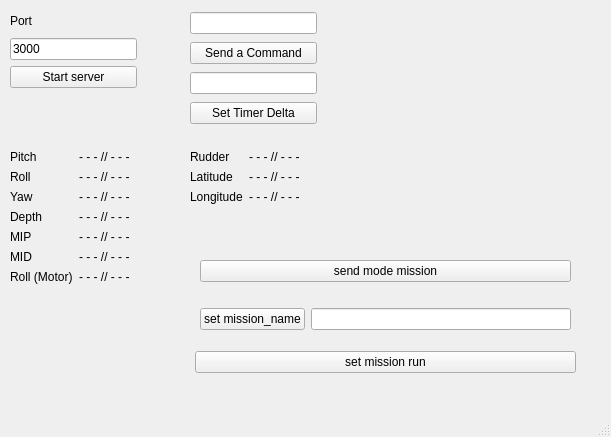
<?xml version="1.0" encoding="UTF-8"?>
<ui version="4.0">
 <class>MainWindowDT</class>
 <widget class="QMainWindow" name="MainWindowDT">
  <property name="geometry">
   <rect>
    <x>0</x>
    <y>0</y>
    <width>611</width>
    <height>437</height>
   </rect>
  </property>
  <property name="windowTitle">
   <string>MainWindowDT</string>
  </property>
  <widget class="QWidget" name="centralwidget">
   <widget class="QWidget" name="layoutWidget">
    <property name="geometry">
     <rect>
      <x>10</x>
      <y>10</y>
      <width>127</width>
      <height>78</height>
     </rect>
    </property>
    <layout class="QVBoxLayout" name="verticalLayout">
     <item alignment="Qt::AlignLeft|Qt::AlignVCenter">
      <widget class="QLabel" name="label">
       <property name="text">
        <string>Port</string>
       </property>
      </widget>
     </item>
     <item>
      <widget class="QLineEdit" name="lineEditPort">
       <property name="enabled">
        <bool>true</bool>
       </property>
       <property name="text">
        <string>3000</string>
       </property>
      </widget>
     </item>
     <item>
      <widget class="QPushButton" name="pushButtonStartServer">
       <property name="text">
        <string>Start server</string>
       </property>
      </widget>
     </item>
    </layout>
   </widget>
   <widget class="QWidget" name="formLayoutWidget">
    <property name="geometry">
     <rect>
      <x>10</x>
      <y>150</y>
      <width>151</width>
      <height>188</height>
     </rect>
    </property>
    <layout class="QFormLayout" name="formLayout">
     <item row="0" column="0">
      <widget class="QLabel" name="pitchLabel">
       <property name="text">
        <string>Pitch</string>
       </property>
      </widget>
     </item>
     <item row="0" column="1">
      <widget class="QLabel" name="pitchValue">
       <property name="text">
        <string>- - - // - - -</string>
       </property>
      </widget>
     </item>
     <item row="1" column="0">
      <widget class="QLabel" name="roleLabel">
       <property name="text">
        <string>Roll</string>
       </property>
      </widget>
     </item>
     <item row="1" column="1">
      <widget class="QLabel" name="rollValue">
       <property name="text">
        <string>- - - // - - -</string>
       </property>
      </widget>
     </item>
     <item row="2" column="0">
      <widget class="QLabel" name="yawLabel">
       <property name="text">
        <string>Yaw</string>
       </property>
      </widget>
     </item>
     <item row="2" column="1">
      <widget class="QLabel" name="yawValue">
       <property name="text">
        <string>- - - // - - -</string>
       </property>
      </widget>
     </item>
     <item row="3" column="0">
      <widget class="QLabel" name="depthLabel">
       <property name="text">
        <string>Depth</string>
       </property>
      </widget>
     </item>
     <item row="3" column="1">
      <widget class="QLabel" name="depthValue">
       <property name="text">
        <string>- - - // - - -</string>
       </property>
      </widget>
     </item>
     <item row="4" column="0">
      <widget class="QLabel" name="mipLabel">
       <property name="text">
        <string>MIP</string>
       </property>
      </widget>
     </item>
     <item row="4" column="1">
      <widget class="QLabel" name="mipValue">
       <property name="text">
        <string>- - - // - - -</string>
       </property>
      </widget>
     </item>
     <item row="5" column="0">
      <widget class="QLabel" name="midTitle">
       <property name="text">
        <string>MID</string>
       </property>
      </widget>
     </item>
     <item row="5" column="1">
      <widget class="QLabel" name="midValue">
       <property name="text">
        <string>- - - // - - -</string>
       </property>
      </widget>
     </item>
     <item row="6" column="0">
      <widget class="QLabel" name="rollMotorLabel">
       <property name="text">
        <string>Roll (Motor)</string>
       </property>
      </widget>
     </item>
     <item row="6" column="1">
      <widget class="QLabel" name="rollMotorValue">
       <property name="text">
        <string>- - - // - - -</string>
       </property>
      </widget>
     </item>
    </layout>
   </widget>
   <widget class="QWidget" name="formLayoutWidget_2">
    <property name="geometry">
     <rect>
      <x>190</x>
      <y>150</y>
      <width>160</width>
      <height>80</height>
     </rect>
    </property>
    <layout class="QFormLayout" name="formLayout_2">
     <item row="0" column="0">
      <widget class="QLabel" name="rudderLabel">
       <property name="text">
        <string>Rudder</string>
       </property>
      </widget>
     </item>
     <item row="0" column="1">
      <widget class="QLabel" name="rudderValue">
       <property name="text">
        <string>- - - // - - -</string>
       </property>
      </widget>
     </item>
     <item row="1" column="0">
      <widget class="QLabel" name="latitudeLabel">
       <property name="text">
        <string>Latitude</string>
       </property>
      </widget>
     </item>
     <item row="1" column="1">
      <widget class="QLabel" name="latValue">
       <property name="text">
        <string>- - - // - - -</string>
       </property>
      </widget>
     </item>
     <item row="2" column="0">
      <widget class="QLabel" name="longitudeLabel">
       <property name="text">
        <string>Longitude</string>
       </property>
      </widget>
     </item>
     <item row="2" column="1">
      <widget class="QLabel" name="lonValue">
       <property name="text">
        <string>- - - // - - -</string>
       </property>
      </widget>
     </item>
    </layout>
   </widget>
   <widget class="QWidget" name="verticalLayoutWidget">
    <property name="geometry">
     <rect>
      <x>190</x>
      <y>10</y>
      <width>127</width>
      <height>116</height>
     </rect>
    </property>
    <layout class="QVBoxLayout" name="verticalLayout_2">
     <item>
      <widget class="QLineEdit" name="lineEditCommand"/>
     </item>
     <item>
      <widget class="QPushButton" name="pushButtonSendCommand">
       <property name="text">
        <string>Send a Command</string>
       </property>
       <property name="autoDefault">
        <bool>false</bool>
       </property>
       <property name="default">
        <bool>false</bool>
       </property>
      </widget>
     </item>
     <item>
      <widget class="QLineEdit" name="lineEditTimerDelta"/>
     </item>
     <item>
      <widget class="QPushButton" name="pushButtonTimerDelta">
       <property name="text">
        <string>Set Timer Delta</string>
       </property>
       <property name="autoDefault">
        <bool>false</bool>
       </property>
       <property name="default">
        <bool>false</bool>
       </property>
      </widget>
     </item>
    </layout>
   </widget>
   <widget class="QWidget" name="verticalLayoutWidget_2">
    <property name="geometry">
     <rect>
      <x>190</x>
      <y>240</y>
      <width>391</width>
      <height>151</height>
     </rect>
    </property>
    <layout class="QVBoxLayout" name="verticalLayout_3">
     <property name="leftMargin">
      <number>5</number>
     </property>
     <property name="topMargin">
      <number>5</number>
     </property>
     <property name="rightMargin">
      <number>5</number>
     </property>
     <property name="bottomMargin">
      <number>5</number>
     </property>
     <item>
      <layout class="QHBoxLayout" name="horizontalLayout">
       <property name="leftMargin">
        <number>5</number>
       </property>
       <property name="topMargin">
        <number>5</number>
       </property>
       <property name="rightMargin">
        <number>5</number>
       </property>
       <property name="bottomMargin">
        <number>5</number>
       </property>
       <item>
        <widget class="QPushButton" name="pushButtonMissionMode">
         <property name="text">
          <string>send mode mission</string>
         </property>
        </widget>
       </item>
      </layout>
     </item>
     <item>
      <layout class="QHBoxLayout" name="horizontalLayout_2">
       <property name="leftMargin">
        <number>5</number>
       </property>
       <property name="topMargin">
        <number>5</number>
       </property>
       <property name="rightMargin">
        <number>5</number>
       </property>
       <property name="bottomMargin">
        <number>5</number>
       </property>
       <item>
        <widget class="QPushButton" name="pushButtonMissionName">
         <property name="text">
          <string>set mission_name</string>
         </property>
        </widget>
       </item>
       <item>
        <widget class="QLineEdit" name="lineEditNameOfMission"/>
       </item>
      </layout>
     </item>
     <item>
      <widget class="QPushButton" name="pushButtonRunMission">
       <property name="text">
        <string>set mission run</string>
       </property>
      </widget>
     </item>
    </layout>
   </widget>
  </widget>
  <widget class="QMenuBar" name="menubar">
   <property name="geometry">
    <rect>
     <x>0</x>
     <y>0</y>
     <width>611</width>
     <height>21</height>
    </rect>
   </property>
  </widget>
  <widget class="QStatusBar" name="statusbar"/>
 </widget>
 <resources/>
 <connections/>
</ui>
